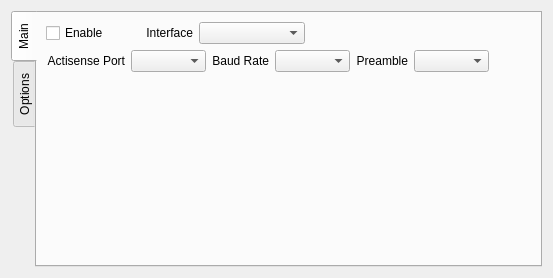
     <widget class="QWidget" name="tabNmea2000">
      <attribute name="title">
       <string>NMEA2000</string>
      </attribute>
      <layout class="QVBoxLayout" name="verticalLayout_6">
       <item>
        <widget class="QTabWidget" name="tabWidgetNmea2000">
         <property name="tabPosition">
          <enum>QTabWidget::TabPosition::West</enum>
         </property>
         <property name="currentIndex">
          <number>0</number>
         </property>
         <widget class="QWidget" name="tabMain">
          <attribute name="title">
           <string>Main</string>
          </attribute>
          <layout class="QVBoxLayout" name="verticalLayout_7">
           <item>
            <layout class="QHBoxLayout" name="horizontalLayout_2">
             <item>
              <widget class="QCheckBox" name="checkBoxNmea2000Enabled">
               <property name="minimumSize">
                <size>
                 <width>94</width>
                 <height>0</height>
                </size>
               </property>
               <property name="maximumSize">
                <size>
                 <width>94</width>
                 <height>16777215</height>
                </size>
               </property>
               <property name="toolTip">
                <string>&lt;html&gt;&lt;head/&gt;&lt;body&gt;&lt;p&gt;Enable NMEA2000 for sending and receiving PGNs&lt;/p&gt;&lt;/body&gt;&lt;/html&gt;</string>
               </property>
               <property name="text">
                <string>Enable</string>
               </property>
              </widget>
             </item>
             <item>
              <widget class="QLabel" name="labelNmea2000Interface">
               <property name="text">
                <string>Interface</string>
               </property>
               <property name="alignment">
                <set>Qt::AlignmentFlag::AlignRight|Qt::AlignmentFlag::AlignTrailing|Qt::AlignmentFlag::AlignVCenter</set>
               </property>
              </widget>
             </item>
             <item>
              <widget class="QComboBox" name="comboBoxNmea2000Interface">
               <property name="minimumSize">
                <size>
                 <width>106</width>
                 <height>0</height>
                </size>
               </property>
               <property name="maximumSize">
                <size>
                 <width>106</width>
                 <height>16777215</height>
                </size>
               </property>
               <property name="toolTip">
                <string>&lt;html&gt;&lt;head/&gt;&lt;body&gt;&lt;p&gt;Select interface type:&lt;/p&gt;&lt;p&gt;Windows OS use Actisense&lt;/p&gt;&lt;/body&gt;&lt;/html&gt;</string>
               </property>
              </widget>
             </item>
             <item>
              <spacer name="horizontalSpacer_2">
               <property name="orientation">
                <enum>Qt::Orientation::Horizontal</enum>
               </property>
               <property name="sizeHint" stdset="0">
                <size>
                 <width>40</width>
                 <height>20</height>
                </size>
               </property>
              </spacer>
             </item>
            </layout>
           </item>
           <item>
            <layout class="QHBoxLayout" name="horizontalLayout_3">
             <item>
              <widget class="QLabel" name="labelNmea2000ActisensePort">
               <property name="text">
                <string>Actisense Port</string>
               </property>
               <property name="alignment">
                <set>Qt::AlignmentFlag::AlignRight|Qt::AlignmentFlag::AlignTrailing|Qt::AlignmentFlag::AlignVCenter</set>
               </property>
              </widget>
             </item>
             <item>
              <widget class="QComboBox" name="comboBoxNmea2000ActisensePort">
               <property name="minimumSize">
                <size>
                 <width>75</width>
                 <height>0</height>
                </size>
               </property>
               <property name="maximumSize">
                <size>
                 <width>16777215</width>
                 <height>16777215</height>
                </size>
               </property>
               <property name="toolTip">
                <string>&lt;html&gt;&lt;head/&gt;&lt;body&gt;&lt;p&gt;Select com port for Actisense NGT-1&lt;/p&gt;&lt;/body&gt;&lt;/html&gt;</string>
               </property>
              </widget>
             </item>
             <item>
              <widget class="QLabel" name="labelNmea2000ActisensePort_2">
               <property name="text">
                <string>Baud Rate</string>
               </property>
               <property name="alignment">
                <set>Qt::AlignmentFlag::AlignRight|Qt::AlignmentFlag::AlignTrailing|Qt::AlignmentFlag::AlignVCenter</set>
               </property>
              </widget>
             </item>
             <item>
              <widget class="QComboBox" name="comboBoxNmea2000ActisenseBaudRate">
               <property name="minimumSize">
                <size>
                 <width>75</width>
                 <height>0</height>
                </size>
               </property>
               <property name="maximumSize">
                <size>
                 <width>16777215</width>
                 <height>16777215</height>
                </size>
               </property>
               <property name="toolTip">
                <string>&lt;html&gt;&lt;head/&gt;&lt;body&gt;&lt;p&gt;Select com port for Actisense NGT-1&lt;/p&gt;&lt;/body&gt;&lt;/html&gt;</string>
               </property>
              </widget>
             </item>
             <item>
              <widget class="QLabel" name="labelNmea2000ActisensePort_3">
               <property name="text">
                <string>Preamble</string>
               </property>
               <property name="alignment">
                <set>Qt::AlignmentFlag::AlignRight|Qt::AlignmentFlag::AlignTrailing|Qt::AlignmentFlag::AlignVCenter</set>
               </property>
              </widget>
             </item>
             <item>
              <widget class="QComboBox" name="comboBoxNmea2000ActisensePreamble">
               <property name="minimumSize">
                <size>
                 <width>75</width>
                 <height>0</height>
                </size>
               </property>
               <property name="maximumSize">
                <size>
                 <width>16777215</width>
                 <height>16777215</height>
                </size>
               </property>
               <property name="toolTip">
                <string>&lt;html&gt;&lt;head/&gt;&lt;body&gt;&lt;p&gt;Select 0x93 for virtual com port and self-test&lt;/p&gt;&lt;p&gt;Select 0x94 for NGT-1 connected to com port&lt;/p&gt;&lt;/body&gt;&lt;/html&gt;</string>
               </property>
              </widget>
             </item>
             <item>
              <spacer name="horizontalSpacer_3">
               <property name="orientation">
                <enum>Qt::Orientation::Horizontal</enum>
               </property>
               <property name="sizeHint" stdset="0">
                <size>
                 <width>40</width>
                 <height>20</height>
                </size>
               </property>
              </spacer>
             </item>
            </layout>
           </item>
           <item>
            <spacer name="verticalSpacer_4">
             <property name="orientation">
              <enum>Qt::Orientation::Vertical</enum>
             </property>
             <property name="sizeHint" stdset="0">
              <size>
               <width>20</width>
               <height>184</height>
              </size>
             </property>
            </spacer>
           </item>
          </layout>
         </widget>
         <widget class="QWidget" name="tabOptions">
          <attribute name="title">
           <string>Options</string>
          </attribute>
         </widget>
        </widget>
       </item>
      </layout>
     </widget>
